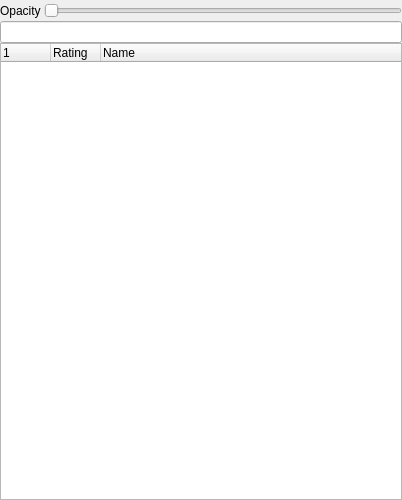
<?xml version="1.0" encoding="UTF-8"?>
<ui version="4.0">
 <class>IGisWorkspace</class>
 <widget class="QWidget" name="IGisWorkspace">
  <property name="geometry">
   <rect>
    <x>0</x>
    <y>0</y>
    <width>402</width>
    <height>500</height>
   </rect>
  </property>
  <property name="windowTitle">
   <string>Form</string>
  </property>
  <layout class="QVBoxLayout" name="verticalLayout">
   <property name="spacing">
    <number>0</number>
   </property>
   <property name="leftMargin">
    <number>0</number>
   </property>
   <property name="topMargin">
    <number>3</number>
   </property>
   <property name="rightMargin">
    <number>0</number>
   </property>
   <property name="bottomMargin">
    <number>0</number>
   </property>
   <item>
    <layout class="QFormLayout" name="formLayout">
     <property name="horizontalSpacing">
      <number>3</number>
     </property>
     <property name="verticalSpacing">
      <number>3</number>
     </property>
     <item row="0" column="0">
      <widget class="QLabel" name="label_3">
       <property name="text">
        <string>Opacity</string>
       </property>
      </widget>
     </item>
     <item row="0" column="1">
      <widget class="QSlider" name="sliderOpacity">
       <property name="toolTip">
        <string>Change the opacity of all GIS Items on the map.</string>
       </property>
       <property name="maximum">
        <number>100</number>
       </property>
       <property name="singleStep">
        <number>10</number>
       </property>
       <property name="orientation">
        <enum>Qt::Orientation::Horizontal</enum>
       </property>
      </widget>
     </item>
     <item row="1" column="0" colspan="2">
      <widget class="CSearchLineEdit" name="lineFilter"/>
     </item>
    </layout>
   </item>
   <item>
    <widget class="CGisListWks" name="treeWks">
     <property name="contextMenuPolicy">
      <enum>Qt::ContextMenuPolicy::CustomContextMenu</enum>
     </property>
     <property name="dragEnabled">
      <bool>true</bool>
     </property>
     <property name="dragDropMode">
      <enum>QAbstractItemView::DragDropMode::DragDrop</enum>
     </property>
     <property name="defaultDropAction">
      <enum>Qt::DropAction::CopyAction</enum>
     </property>
     <property name="selectionMode">
      <enum>QAbstractItemView::SelectionMode::ExtendedSelection</enum>
     </property>
     <property name="indentation">
      <number>14</number>
     </property>
     <property name="columnCount">
      <number>3</number>
     </property>
     <attribute name="headerMinimumSectionSize">
      <number>50</number>
     </attribute>
     <attribute name="headerDefaultSectionSize">
      <number>50</number>
     </attribute>
     <column>
      <property name="text">
       <string notr="true"/>
      </property>
     </column>
     <column>
      <property name="text">
       <string>Rating</string>
      </property>
     </column>
     <column>
      <property name="text">
       <string>Name</string>
      </property>
     </column>
    </widget>
   </item>
  </layout>
 </widget>
 <customwidgets>
  <customwidget>
   <class>CGisListWks</class>
   <extends>QTreeWidget</extends>
   <header>gis/CGisListWks.h</header>
  </customwidget>
  <customwidget>
   <class>CSearchLineEdit</class>
   <extends>QLineEdit</extends>
   <header>gis/search/CSearchLineEdit.h</header>
  </customwidget>
 </customwidgets>
 <resources/>
 <connections/>
</ui>
